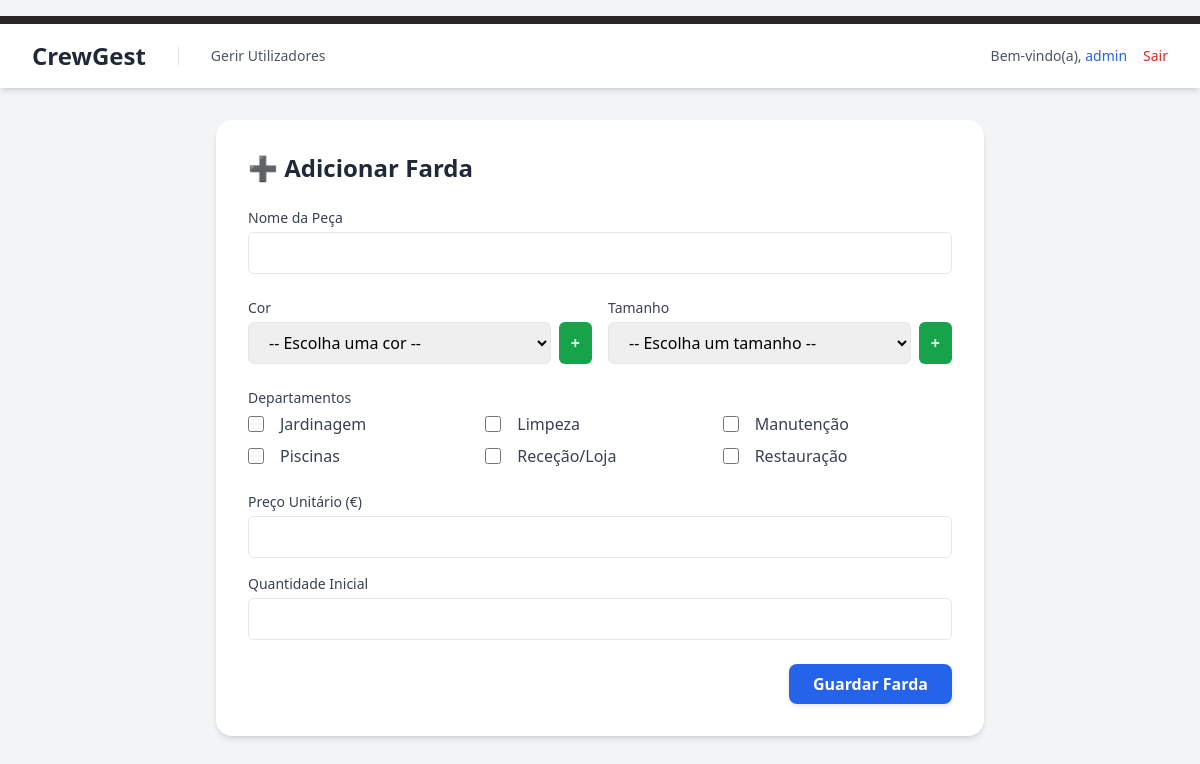
Screenshot of /public/adicionar_farda.php (signed in) with the database file from the repository.
### tables this page shows
CREATE TABLE `departamentos` (
  `id` int(11) NOT NULL,
  `nome` varchar(100) NOT NULL,
  `criado_em` timestamp NOT NULL DEFAULT current_timestamp()
);

### public/adicionar_farda.php (the view, shortened to what this page needs)
<?php
require_once '../config/db.php';
$departamentos = $pdo->query("SELECT id, nome FROM departamentos ORDER BY nome ASC")->fetchAll(PDO::FETCH_ASSOC);
?>
<!DOCTYPE html>
<html lang="pt-PT" class="bg-gray-100">
<head>
    <link href="<?= BASE_URL ?>/public/css/style.css" rel="stylesheet">
</head>
<body class="bg-gray-100">
    <?php include_once '../src/templates/header.php'; ?>
    <main class="max-w-3xl mx-auto bg-white rounded-2xl shadow-md p-8 mt-8">
        <h1 class="text-2xl font-bold text-gray-800 mb-6">➕ Adicionar Farda</h1>
        <form action="" method="POST" class="space-y-6">
            <div>
                <label class="block text-sm font-medium text-gray-700 mb-1">Nome da Peça</label>
                <input type="text" name="nome" required
                       class="w-full px-4 py-2 border rounded-md focus:ring-2 focus:ring-blue-500">
            </div>
            <div class="grid grid-cols-1 md:grid-cols-2 gap-4">
                <div>
                    <label class="block text-sm font-medium text-gray-700 mb-1">Cor</label>
                    <div class="flex gap-2">
                        <select id="cor_id" name="cor_id" class="w-full px-4 py-2 border rounded-md" required>
                            <option value="">-- Escolha uma cor --</option>
                        </select>
                        <button type="button" id="btnAddCor"
                                style="background:#16a34a; color:white; font-weight:bold;
                                    padding:0 12px; border-radius:6px;">
                            +
                        </button>
                    </div>
                </div>
                <div>
                    <label class="block text-sm font-medium text-gray-700 mb-1">Tamanho</label>
                    <div class="flex gap-2">
                        <select id="tamanho_id" name="tamanho_id" class="w-full px-4 py-2 border rounded-md" required>
                            <option value="">-- Escolha um tamanho --</option>
                        </select>
                        <button type="button" id="btnAddTamanho"
                                style="background:#16a34a; color:white; font-weight:bold;
                                    padding:0 12px; border-radius:6px;">
                            +
                        </button>
                    </div>
                </div>
            </div>
            <div>
                <label class="block text-sm font-medium text-gray-700 mb-1">Departamentos</label>
                <div class="grid grid-cols-2 md:grid-cols-3 gap-2">
                    <?php foreach ($departamentos as $d): ?>
                        <label class="flex items-center space-x-2">
                            <input type="checkbox" name="departamentos[]" value="<?= $d['id'] ?>"
                                   class="h-4 w-4 text-blue-600 border-gray-300 rounded">
                            <span class="text-gray-700 ml-4"><?= htmlspecialchars($d['nome']) ?></span>
                        </label>
                    <?php endforeach; ?>
                </div>
            </div>
            <div class="grid grid-cols-2 gap-4">
                <div>
                    <label class="block text-sm font-medium text-gray-700 mb-1">Preço Unitário (€)</label>
                    <input type="number" step="0.01" min="0" name="preco_unitario" required
                           class="w-full px-4 py-2 border rounded-md focus:ring-2 focus:ring-blue-500">
                </div>
                <div>
                    <label class="block text-sm font-medium text-gray-700 mb-1">Quantidade Inicial</label>
                    <input type="number" name="quantidade" min="0" required
                           class="w-full px-4 py-2 border rounded-md focus:ring-2 focus:ring-blue-500">
                </div>
            </div>
            <div class="flex justify-end">
                <button type="submit"
                        class="bg-blue-600 hover:bg-blue-700 text-white font-semibold px-6 py-2 rounded-lg shadow">
                    Guardar Farda
                </button>
            </div>
        </form>
    </main>
</body>
</html>

### public/css/style.css (style rules this page uses)
html, :host { line-height: 1.5; -webkit-text-size-adjust: 100%; -moz-tab-size: 4; -o-tab-size: 4; tab-size: 4; font-family: ui-sans-serif, system-ui, sans-serif, "Apple Color Emoji", "Segoe UI Emoji", "Segoe UI Symbol", "Noto Color Emoji"; font-feature-settings: normal; font-variation-settings: normal; -webkit-tap-highlight-color: transparent; }
body { margin: 0; line-height: inherit; }
h1, h2, h3, h4, h5, h6 { font-size: inherit; font-weight: inherit; }
a.bg-green-600, a.bg-blue-600, a.bg-red-500, button.bg-green-600, button.bg-blue-600, button.bg-red-500 { color: #ffffff !important; text-decoration: none !important; font-weight: 600; display: inline-block; text-align: center; border: none; box-shadow: 0 2px 5px rgba(0,0,0,0.1); transition: all 0.2s ease-in-out; }
button, input, optgroup, select, textarea { font-family: inherit; font-feature-settings: inherit; font-variation-settings: inherit; font-size: 100%; font-weight: inherit; line-height: inherit; letter-spacing: inherit; color: inherit; margin: 0; padding: 0; }
button, select { text-transform: none; }
button, input:where([type='button']), input:where([type='reset']), input:where([type='submit']) { appearance: button; -webkit-appearance: button; background-color: transparent; background-image: none; }
blockquote, dl, dd, h1, h2, h3, h4, h5, h6, hr, figure, p, pre { margin: 0; }
input::placeholder, textarea::placeholder { opacity: 1; color: #9ca3af; }
button, [role="button"] { cursor: pointer; }
.mx-auto { margin-left: auto; margin-right: auto; }
.mb-1 { margin-bottom: 0.25rem; }
.mb-6 { margin-bottom: 1.5rem; }
.ml-4 { margin-left: 1rem; }
.mt-8 { margin-top: 2rem; }
.block { display: block; }
.flex { display: flex; }
.grid { display: grid; }
.h-4 { height: 1rem; }
.w-4 { width: 1rem; }
.w-full { width: 100%; }
.max-w-3xl { max-width: 48rem; }
.grid-cols-1 { grid-template-columns: repeat(1, minmax(0, 1fr)); }
.items-center { align-items: center; }
.justify-end { justify-content: flex-end; }
.gap-2 { gap: 0.5rem; }
.gap-4 { gap: 1rem; }
.space-y-6 > :not([hidden]) ~ :not([hidden]) { --tw-space-y-reverse: 0; margin-top: calc(1.5rem * calc(1 - var(--tw-space-y-reverse))); margin-bottom: calc(1.5rem * var(--tw-space-y-reverse)); }
.rounded { border-radius: 0.25rem; }
.rounded-2xl { border-radius: 1rem; }
.rounded-lg { border-radius: 0.5rem; }
.rounded-md { border-radius: 0.375rem; }
.border { border-width: 1px; }
.border-gray-300 { --tw-border-opacity: 1; border-color: rgb(209 213 219 / var(--tw-border-opacity, 1)); }
.bg-blue-600 { --tw-bg-opacity: 1; background-color: rgb(37 99 235 / var(--tw-bg-opacity, 1)); }
.bg-gray-100 { --tw-bg-opacity: 1; background-color: rgb(243 244 246 / var(--tw-bg-opacity, 1)); }
.bg-white { --tw-bg-opacity: 1; background-color: rgb(255 255 255 / var(--tw-bg-opacity, 1)); }
.p-8 { padding: 2rem; }
.px-4 { padding-left: 1rem; padding-right: 1rem; }
.px-6 { padding-left: 1.5rem; padding-right: 1.5rem; }
.py-2 { padding-top: 0.5rem; padding-bottom: 0.5rem; }
.text-2xl { font-size: 1.5rem; line-height: 2rem; }
.text-sm { font-size: 0.875rem; line-height: 1.25rem; }
.font-bold { font-weight: 700; }
.font-medium { font-weight: 500; }
.font-semibold { font-weight: 600; }
.text-blue-600 { --tw-text-opacity: 1; color: rgb(37 99 235 / var(--tw-text-opacity, 1)); }
.text-gray-700 { --tw-text-opacity: 1; color: rgb(55 65 81 / var(--tw-text-opacity, 1)); }
.text-gray-800 { --tw-text-opacity: 1; color: rgb(31 41 55 / var(--tw-text-opacity, 1)); }
.text-white { --tw-text-opacity: 1; color: rgb(255 255 255 / var(--tw-text-opacity, 1)); }
.shadow { --tw-shadow: 0 1px 3px 0 rgb(0 0 0 / 0.1), 0 1px 2px -1px rgb(0 0 0 / 0.1); --tw-shadow-colored: 0 1px 3px 0 var(--tw-shadow-color), 0 1px 2px -1px var(--tw-shadow-color); box-shadow: var(--tw-ring-offset-shadow, 0 0 #0000), var(--tw-ring-shadow, 0 0 #0000), var(--tw-shadow); }
.shadow-md { --tw-shadow: 0 4px 6px -1px rgb(0 0 0 / 0.1), 0 2px 4px -2px rgb(0 0 0 / 0.1); --tw-shadow-colored: 0 4px 6px -1px var(--tw-shadow-color), 0 2px 4px -2px var(--tw-shadow-color); box-shadow: var(--tw-ring-offset-shadow, 0 0 #0000), var(--tw-ring-shadow, 0 0 #0000), var(--tw-shadow); }
@media (min-width: 768px) { .md\:grid-cols-2 { grid-template-columns: repeat(2, minmax(0, 1fr)); } }
@media (min-width: 768px) { .md\:grid-cols-3 { grid-template-columns: repeat(3, minmax(0, 1fr)); } }

### rows the page displays
departamentos: nome "Jardinagem"
departamentos: nome "Limpeza"
departamentos: nome "Manutenção"
departamentos: nome "Piscinas"
departamentos: nome "Receção/Loja"
departamentos: nome "Restauração"

### other values shown
$_SESSION['user_name'] "admin"
